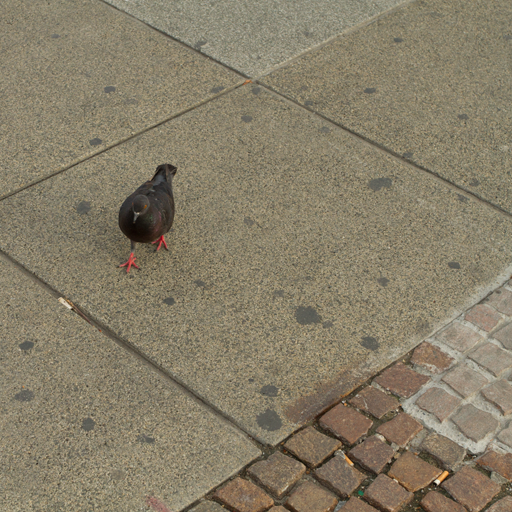
#> input picture Utility2/Inputs/original.png, 512 x 512 px
$ python Approximate_Region.py
#> lines starting #> are read from the running program, lines starting #| are printed output that depends on the picture; after the words box and inside, x2 and y2 are one past the last pixel; in counts of white or black regions, pixels touching at a corner belong together
import cv2
import numpy as np
import os
import matplotlib.pyplot as plt

def approximate_region(image, keypoints, radius=15):
    """
    Draws circular regions around given keypoints in the image.

    Parameters:
    - image: input BGR image (numpy array)
    - keypoints: list of cv2.KeyPoint
    - radius: radius of circle to draw around keypoints

    Returns:
    - result_img: image with circles drawn
    """
    result_img = image.copy()

    for kp in keypoints:
        x, y = int(kp.pt[0]), int(kp.pt[1])
        cv2.circle(result_img, (x, y), radius, (0, 0, 255), 2)

    return result_img

# Example usage
if __name__ == "__main__":
    # Load image
    image_path = "Inputs/original.png"
    image = cv2.imread(image_path)
#> image is the input picture: shape (512, 512, 3); mean B, G, R 103.9, 125.5, 135

    if image is None:
        raise FileNotFoundError("Image not found. Please check the path:", image_path)

    # Detect keypoints using ORB
    orb = cv2.ORB_create()
    gray = cv2.cvtColor(image, cv2.COLOR_BGR2GRAY)
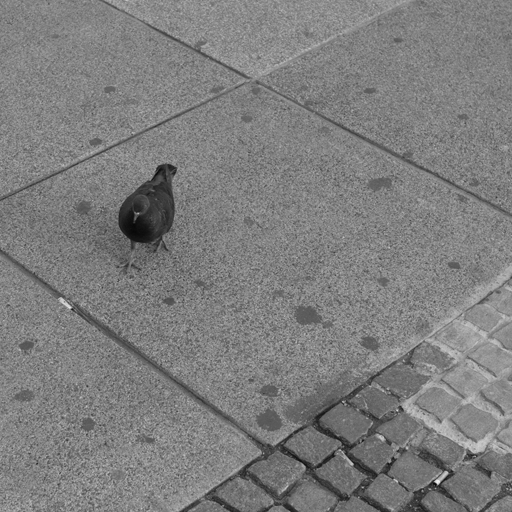
#> gray: shape (512, 512); min 6, max 238, mean 125.9
    keypoints = orb.detect(gray, None)
#> keypoints = 485 keypoints; strongest (x, y, size): (433, 480, 31), (447, 472, 31), (70, 307, 31), (446, 473, 37.2)

    # Draw keypoint regions
    region_img = approximate_region(image, keypoints)
#> the loop in approximate_region, `for kp in keypoints:` made 485 passes
#> (kp, x, y) on passes 1 to 3: (keypoint at (58, 454), size 31, 58, 454), (keypoint at (433, 480), size 31, 433, 480), (keypoint at (396, 480), size 31, 396, 480)
#> after the loop in approximate_region, `for kp in keypoints:`:
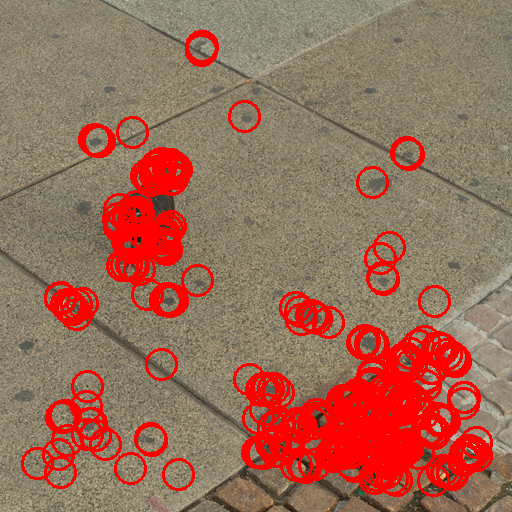
#> result_img: shape (512, 512, 3); 16.37% of pixels changed, all inside (x1, y1, x2, y2) = (21, 30, 493, 497)

    # Create Outputs directory relative to script location
    output_dir = os.path.join(os.path.dirname(__file__), "Outputs")
    os.makedirs(output_dir, exist_ok=True)

    # Save output image
    output_path = os.path.join(output_dir, "keypoint_regions.png")
    cv2.imwrite(output_path, region_img)
    print(f"Output saved to: {output_path}")

    # Show image using matplotlib
    plt.figure(figsize=(10, 6))
    plt.imshow(cv2.cvtColor(region_img, cv2.COLOR_BGR2RGB))
    plt.title("Keypoint Region Approximation")
    plt.axis('off')
    plt.tight_layout()
    plt.show()
